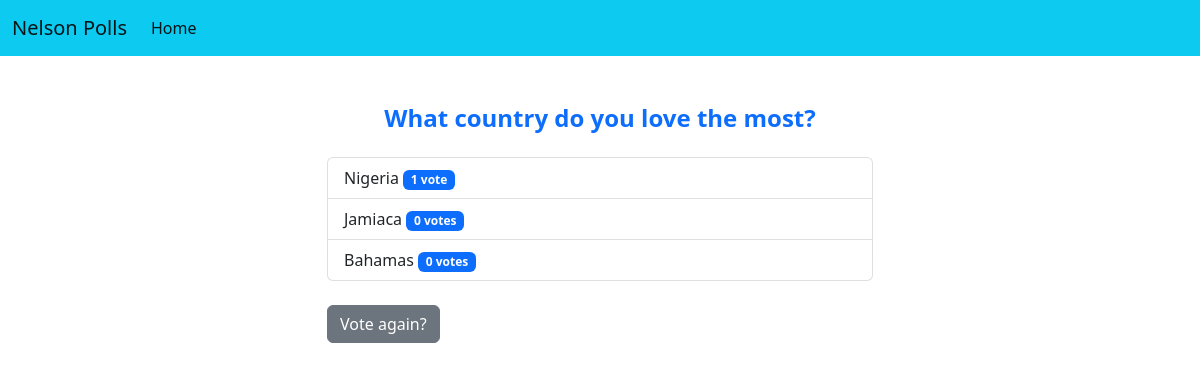
The page /polls/4/results/ on the database its author committed.
### polls/models.py (models this page shows, shortened)
class Question(models.Model):
    question_text = models.CharField(max_length=255)
    pub_date = models.DateTimeField(auto_now_add=True)

class Choice(models.Model):
    question = models.ForeignKey(Question, on_delete=models.CASCADE)
    choice_text = models.CharField(max_length=200)
    votes = models.IntegerField(default=0)

### polls/views.py (the view)
# urls.py: path('<str:pk>/results/', views.results, name='results'),
def results(request, pk):
    question = get_object_or_404(Question, pk=pk)
    return render(request, 'results.html', {'question': question})

### templates/results.html
{% extends 'base.html' %}
{% block content %}
<h4 class="fw-bold text-primary text-center mb-4 mt-5">{{ question.question_text }}</h4>
<ul class="list-group mb-4">
    {% for choice in question.choice_set.all %}
    <li class="list-group-item">{{ choice.choice_text }} <span class="badge text-bg-primary">{{ choice.votes }} vote{{ choice.votes|pluralize }}</span> </li>
    {% endfor %}
</ul>
<a href="{% url 'detail' question.id %}" class="btn btn-secondary">Vote again?</a>
{% endblock %}

### rows shown on the page
Question: question_text "What country do you love the most?"
Choice: choice_text "Nigeria", votes "1"
Choice: choice_text "Jamiaca", votes "0"
Choice: choice_text "Bahamas", votes "0"
